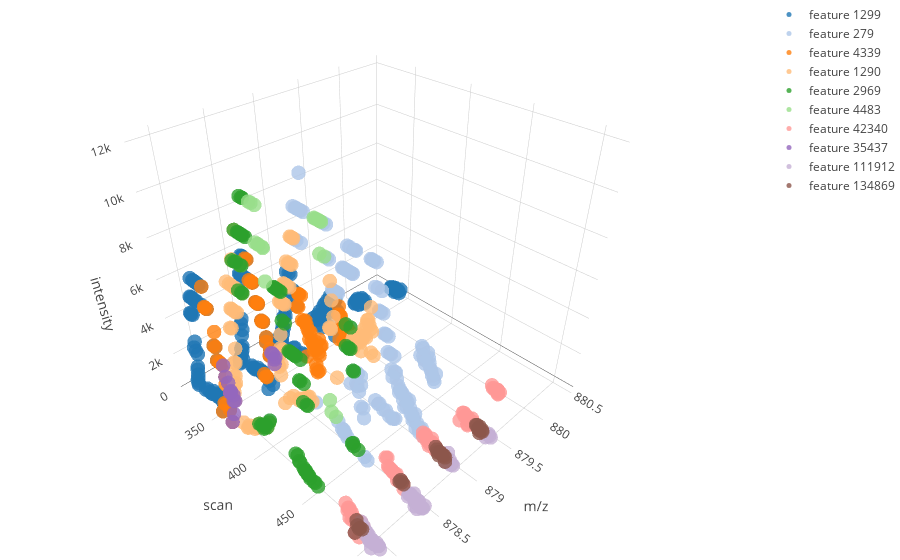

Notebook source saved alongside this figure:
### Code cell
import plotly.plotly as py
import plotly.graph_objs as go

traces = []
for idx,feature_id in enumerate(feature_ids):
    df = snapshot_feature_df_list[idx]
    if len(df) > 0:
        trace = go.Scatter3d(
            x = df.mz,
            y = df.scan,
            z = df.intensity,
            mode = 'markers',
            marker = dict(
                size = 5,
                color = "rgb{}".format(tableau20[idx]),
                opacity = 0.8
            ),
            text = df.hover,
            hoverinfo = 'text',
            name = "feature {}".format(feature_id)
        )
        traces.append((trace))


data = traces
layout = go.Layout(
    margin=dict(
        l=0,
        r=0,
        b=0,
        t=0
    ),
    scene = dict(
        xaxis = dict(
            title='m/z', autorange='reversed'),
        yaxis = dict(
            title='scan'),
        zaxis = dict(
            title='intensity')
    )
)
fig = go.Figure(data=data, layout=layout)
iplot(fig)
